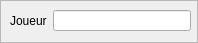
<?xml version="1.0" encoding="UTF-8"?>
<ui version="4.0">
 <class>Test</class>
 <widget class="QFrame" name="Test">
  <property name="geometry">
   <rect>
    <x>0</x>
    <y>0</y>
    <width>198</width>
    <height>43</height>
   </rect>
  </property>
  <property name="windowTitle">
   <string>Frame</string>
  </property>
  <property name="frameShape">
   <enum>QFrame::StyledPanel</enum>
  </property>
  <property name="frameShadow">
   <enum>QFrame::Raised</enum>
  </property>
  <widget class="QWidget" name="formLayoutWidget">
   <property name="geometry">
    <rect>
     <x>10</x>
     <y>10</y>
     <width>181</width>
     <height>21</height>
    </rect>
   </property>
   <layout class="QFormLayout" name="formLayout">
    <item row="0" column="0">
     <widget class="QLabel" name="JoueurLabel">
      <property name="text">
       <string>Joueur</string>
      </property>
     </widget>
    </item>
    <item row="0" column="1">
     <widget class="QLineEdit" name="JoueurLineEdit"/>
    </item>
   </layout>
  </widget>
 </widget>
 <resources/>
 <connections/>
</ui>
